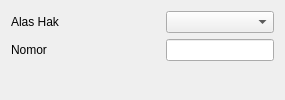
                <widget class="QWidget" name="partisipatif_perorangan">
                 <attribute name="icon">
                  <iconset>
                   <normaloff>../images/panel_icons/person.png</normaloff>../images/panel_icons/person.png</iconset>
                 </attribute>
                 <attribute name="title">
                  <string>Perorangan</string>
                 </attribute>
                 <layout class="QGridLayout" name="gridLayout_12">
                  <item row="0" column="0">
                   <layout class="QFormLayout" name="formLayout_11">
                    <item row="0" column="0">
                     <layout class="QHBoxLayout" name="horizontalLayout_28">
                      <item>
                       <widget class="QLabel" name="label_23">
                        <property name="text">
                         <string>Alas Hak</string>
                        </property>
                       </widget>
                      </item>
                      <item>
                       <spacer name="horizontalSpacer_17">
                        <property name="orientation">
                         <enum>Qt::Horizontal</enum>
                        </property>
                        <property name="sizeType">
                         <enum>QSizePolicy::Preferred</enum>
                        </property>
                        <property name="sizeHint" stdset="0">
                         <size>
                          <width>100</width>
                          <height>20</height>
                         </size>
                        </property>
                       </spacer>
                      </item>
                     </layout>
                    </item>
                    <item row="0" column="1">
                     <widget class="QComboBox" name="comboBox_3">
                      <property name="maximumSize">
                       <size>
                        <width>16777215</width>
                        <height>16777215</height>
                       </size>
                      </property>
                     </widget>
                    </item>
                    <item row="1" column="0">
                     <widget class="QLabel" name="nomorLabel_7">
                      <property name="text">
                       <string>Nomor</string>
                      </property>
                     </widget>
                    </item>
                    <item row="1" column="1">
                     <widget class="QLineEdit" name="nomorLineEdit_3"/>
                    </item>
                   </layout>
                  </item>
                 </layout>
                </widget>
